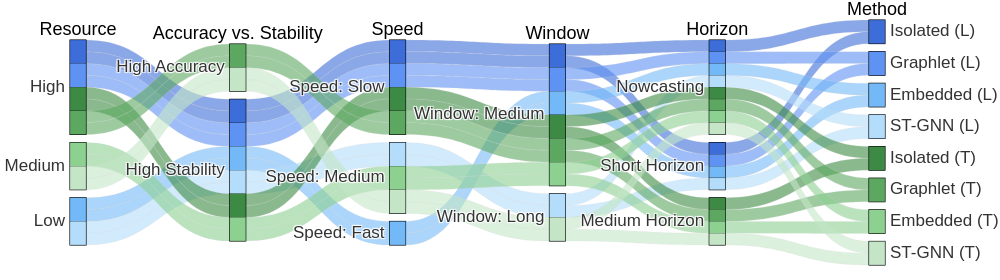

The notebook cell saved with this chart:
### Code cell
import pandas as pd
import plotly
import plotly.graph_objects as go

# --- Basic settings ---
plotly.io.defaults.default_format = "pdf"

# --------------------------
# 1. Strict data logic backtracking
# --------------------------
# Since your logic is "columns -> methods", we need to iterate every "method"
# and see which "attributes" converge into it.

# Define all node names (indices 0-20)
# Based on the provided order
nodes = {
    # Col 1: Resources
    0: "High", 1: "Medium", 2: "Low",
    # Col 2: Accuracy
    3: "High Accuracy", 4: "High Stability",
    # Col 3: Speed
    5: "Speed: Fast", 6: "Speed: Medium", 7: "Speed: Slow",
    # Col 4: Window
    8: "Window: Medium", 9: "Window: Long",
    # Col 5: Horizon
    10: "Nowcasting", 11: "Short Horizon", 12: "Medium Horizon",
    # Col 6: Methods
    13: "Isolated (L)", 14: "Graphlet (L)", 15: "Embedded (L)", 16: "ST-GNN (L)",
    17: "Isolated (T)", 18: "Graphlet (T)", 19: "Embedded (T)", 20: "ST-GNN (T)"
}

# Define the mappings you provided (Source -> Targets)
mappings = {
    # Stage 1: Resource -> Method
    0: [13, 14, 17, 18],
    1: [19, 20],
    2: [15, 16],

    # Stage 2: Accuracy -> Method
    3: [18, 20],
    4: [13, 14, 15, 16, 17, 19],

    # Stage 3: Speed -> Method
    5: [15],
    6: [16, 19, 20],
    7: [13, 14, 17, 18],

    # Stage 4: Window -> Method
    8: [13, 14, 15, 17, 18, 19],
    9: [16, 20],

    # Stage 5: Horizon -> Method
    10: [13, 14, 15, 16, 17, 18, 19, 20], # All methods handle Nowcasting
    11: [13, 14, 15, 16], # (L) group
    12: [17, 18, 19, 20]  # (T) group
}

# Method list (Indices 13-20)
method_indices = range(13, 21)

# Build DataFrame rows
rows = []

# For each Method, find the attributes pointing to it
for m_idx in method_indices:
    method_name = nodes[m_idx]

    # Find the corresponding attribute for this Method (reverse lookup)
    # Stage 1: Resource
    res_node = next(k for k, v in mappings.items() if k in [0,1,2] and m_idx in v)
    # Stage 2: Accuracy
    acc_node = next(k for k, v in mappings.items() if k in [3,4] and m_idx in v)
    # Stage 3: Speed
    spd_node = next(k for k, v in mappings.items() if k in [5,6,7] and m_idx in v)
    # Stage 4: Window
    win_node = next(k for k, v in mappings.items() if k in [8,9] and m_idx in v)
    # Stage 5: Horizon (special case: a Method may correspond to multiple Horizons)
    # For example, 13 (Iso L) is listed under both 10 and 11, meaning two distinct paths.
    hor_nodes = [k for k, v in mappings.items() if k in [10,11,12] and m_idx in v]

    for h_node in hor_nodes:
        rows.append([
            nodes[res_node],
            nodes[acc_node],
            nodes[spd_node],
            nodes[win_node],
            nodes[h_node],
            method_name
        ])

df = pd.DataFrame(rows, columns=["Resource", "Accuracy", "Speed", "Window", "Horizon", "Method"])
# Give each link a default weight of 1
df['Count'] = 1

# --------------------------
# 2. Visual styling (Colors & Style)
# --------------------------

# Define a more academic/paper-style palette (Muted/Pastel Palette)
# Here assign a specific color to each Method
# (several alternative palettes were commented out)

method_colors = {
    # ----- Blues (L) -----
    "Isolated (L)": "#3c6dd9",   # deep blue (stable)
    "Graphlet (L)": "#5e92f3",   # brighter blue-cyan
    "Embedded (L)": "#73b9f7",   # brightest blue
    "ST-GNN (L)":  "#b3ddfb",    # light blue for distinction

    # ----- Greens (T) -----
    "Isolated (T)": "#3d8a44",   # deep green
    "Graphlet (T)": "#5ca860",   # brighter green
    "Embedded (T)": "#8dd191",   # brightest green
    "ST-GNN (T)":  "#c4e6c6",    # very light green for contrast
}

# Map colors into the data
# 1. Create a color index
# Ensure the ordering of methods in the DataFrame matches the color table to avoid mismatch.
# We follow the order methods appear in the DataFrame (or a fixed order).
unique_methods = list(method_colors.keys())
df_methods = df["Method"].unique()
method_to_int = {m: i for i, m in enumerate(df_methods)}
df['color_val'] = df['Method'].map(method_to_int)
# Generate the color list corresponding to these numeric mappings
colorscale = [method_colors[m] for m in df_methods]

# --------------------------
# 3. Enforced sorting (Sorting)
# --------------------------
# Sort according to your logical hierarchy
order_resource = ["High", "Medium", "Low"]
order_accuracy = ["High Accuracy", "High Stability"]
order_speed    = ["Speed: Slow", "Speed: Medium", "Speed: Fast"]
order_window   = ["Window: Medium", "Window: Long"]
order_horizon  = ["Nowcasting", "Short Horizon", "Medium Horizon"]
# Method ordering: group (L) and (T) together
order_method   = [
    "Isolated (L)", "Graphlet (L)", "Embedded (L)", "ST-GNN (L)",
    "Isolated (T)", "Graphlet (T)", "Embedded (T)", "ST-GNN (T)"
]
# order_method   = [
#     "Isolated (L)", "Isolated (T)",
#     "Graphlet (L)", "Graphlet (T)",
#     "Embedded (L)", "Embedded (T)",
#     "ST-GNN (L)", "ST-GNN (T)"
# ]

# --------------------------
# 4. Plotting (Parcats)
# --------------------------
fig = go.Figure(data=[go.Parcats(
    domain={'y': [0, 1]}, # Occupy full vertical space

    dimensions=[
        dict(label="Resource", values=df["Resource"], categoryarray=order_resource),
        dict(label="Accuracy vs. Stability", values=df["Accuracy"], categoryarray=order_accuracy),
        dict(label="Speed",    values=df["Speed"],    categoryarray=order_speed),
        dict(label="Window",   values=df["Window"],   categoryarray=order_window),
        dict(label="Horizon",  values=df["Horizon"],  categoryarray=order_horizon),
        dict(label="Method",   values=df["Method"],   categoryarray=order_method),
    ],

    # Link style
    line=dict(
        color=df['color_val'],
        colorscale=colorscale,
        shape='hspline', # Smooth curved lines
        # opacity=0.6      # Optional transparency to clarify overlaps
    ),

    # Interaction settings
    hoveron='color',
    hoverinfo='count+probability',
    arrangement='freeform',

    # Font settings
    labelfont=dict(size=18, family="Arial", color="black"), # column title font
    tickfont=dict(size=17, family="Arial", color="#333333"), # option font
)])

# --------------------------
# 5. Layout tweaks (compact & paper-style)
# --------------------------
width, height = 1000, 280

fig.update_layout(
    # Adjust height: reduce total figure height so bars look shorter (less elongated)
    height=height,
    width=width,
    plot_bgcolor='white',
    paper_bgcolor='white',
    # Very narrow margins
    margin=dict(l=30, r=75, t=20, b=15),
    font=dict(family="Arial")
)

fig.show()

# --------------------------
# 7. Save compact PDF
# --------------------------
# Kaleido is required: pip install kaleido
output_path = CUR_ABS_DIR / 'figures' / 'sankey_choice.pdf'
output_path.parent.mkdir(parents=True, exist_ok=True)
try:
    # Export PDF using kaleido
    fig.write_image(output_path, format="pdf", width=width, height=height)
    print(f'{SUCCESS_TAG}Saved grid plot to {output_path}.')
except Exception as e:
    print(f"Error saving PDF. Make sure 'kaleido' is installed (pip install kaleido). Error details: {e}")

from swissrivernetwork.util.os import make_open_button

make_open_button(output_path)

### Figure 1 — Plotly figure (JSON) as saved in the notebook; plotly's stock layout.template omitted (floating-point values rounded to 4 significant figures)
{"data": [{"arrangement": "freeform", "dimensions": [{"categoryarray": ["High", "Medium", "Low"], "label": "Resource", "values": ["High", "High", "High", "High", "Low", "Low", "Low", "Low", "High", "High", "High", "High", "Medium", "Medium", "Medium", "Medium"]}, {"categoryarray": ["High Accuracy", "High Stability"], "label": "Accuracy vs. Stability", "values": ["High Stability", "High Stability", "High Stability", "High Stability", "High Stability", "High Stability", "High Stability", "High Stability", "High Stability", "High Stability", "High Accuracy", "High Accuracy", "High Stability", "High Stability", "High Accuracy", "High Accuracy"]}, {"categoryarray": ["Speed: Slow", "Speed: Medium", "Speed: Fast"], "label": "Speed", "values": ["Speed: Slow", "Speed: Slow", "Speed: Slow", "Speed: Slow", "Speed: Fast", "Speed: Fast", "Speed: Medium", "Speed: Medium", "Speed: Slow", "Speed: Slow", "Speed: Slow", "Speed: Slow", "Speed: Medium", "Speed: Medium", "Speed: Medium", "Speed: Medium"]}, {"categoryarray": ["Window: Medium", "Window: Long"], "label": "Window", "values": ["Window: Medium", "Window: Medium", "Window: Medium", "Window: Medium", "Window: Medium", "Window: Medium", "Window: Long", "Window: Long", "Window: Medium", "Window: Medium", "Window: Medium", "Window: Medium", "Window: Medium", "Window: Medium", "Window: Long", "Window: Long"]}, {"categoryarray": ["Nowcasting", "Short Horizon", "Medium Horizon"], "label": "Horizon", "values": ["Nowcasting", "Short Horizon", "Nowcasting", "Short Horizon", "Nowcasting", "Short Horizon", "Nowcasting", "Short Horizon", "Nowcasting", "Medium Horizon", "Nowcasting", "Medium Horizon", "Nowcasting", "Medium Horizon", "Nowcasting", "Medium Horizon"]}, {"categoryarray": ["Isolated (L)", "Graphlet (L)", "Embedded (L)", "ST-GNN (L)", "Isolated (T)", "Graphlet (T)", "Embedded (T)", "ST-GNN (T)"], "label": "Method", "values": ["Isolated (L)", "Isolated (L)", "Graphlet (L)", "Graphlet (L)", "Embedded (L)", "Embedded (L)", "ST-GNN (L)", "ST-GNN (L)", "Isolated (T)", "Isolated (T)", "Graphlet (T)", "Graphlet (T)", "Embedded (T)", "Embedded (T)", "ST-GNN (T)", "ST-GNN (T)"]}], "domain": {"y": [0, 1]}, "hoverinfo": "count+probability", "hoveron": "color", "labelfont": {"color": "black", "family": "Arial", "size": 18}, "line": {"color": [0, 0, 1, 1, 2, 2, 3, 3, 4, 4, 5, 5, 6, 6, 7, 7], "colorscale": [[0.0, "#3c6dd9"], [0.1429, "#5e92f3"], [0.2857, "#73b9f7"], [0.4286, "#b3ddfb"], [0.5714, "#3d8a44"], [0.7143, "#5ca860"], [0.8571, "#8dd191"], [1.0, "#c4e6c6"]], "shape": "hspline"}, "tickfont": {"color": "#333333", "family": "Arial", "size": 17}, "type": "parcats"}], "layout": {"margin": {"l": 30, "r": 75, "t": 20, "b": 15}, "font": {"family": "Arial"}, "height": 280, "width": 1000, "plot_bgcolor": "white", "paper_bgcolor": "white"}}
